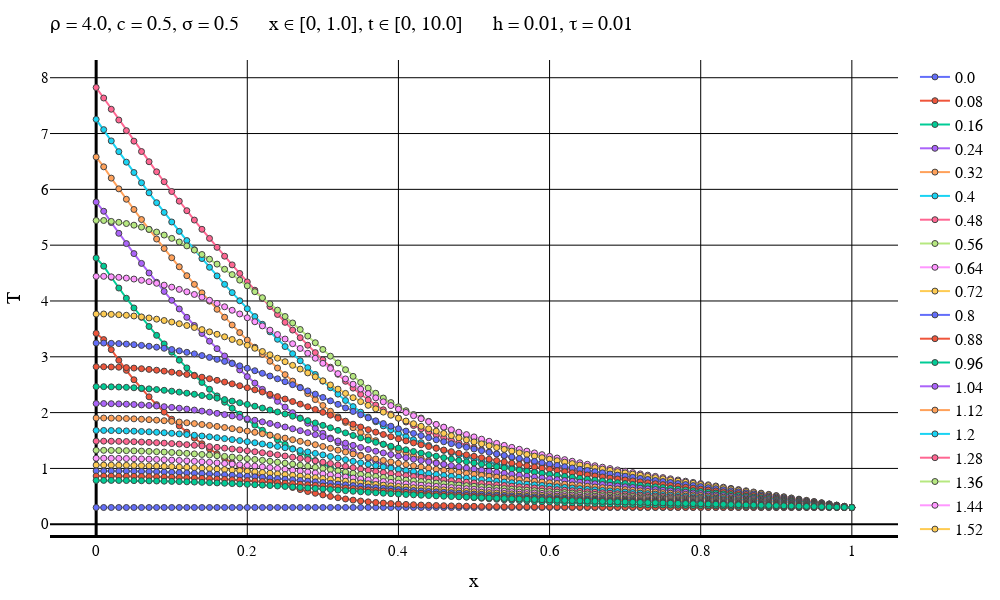

Notebook code cell kept with this figure:
### Markdown cell above
Симметричная схема

### Code cell
typeOfScheme = "Symmetric"

solutionFile = "D:\\Calc_Methods_2\\Lab2\\MixedCondsRightT\\$typeOfScheme\\solution$numOfEq.txt"
dataFile = "D:\\Calc_Methods_2\\Lab2\\MixedCondsRightT\\$typeOfScheme\\data$numOfEq.txt"
intervalFile = "D:\\Calc_Methods_2\\Lab2\\MixedCondsRightT\\$typeOfScheme\\interval$numOfEq.txt"

solutionMatrix = readdlm(solutionFile)
dataVec = readdlm(dataFile)
intervalVec = readdlm(intervalFile);

L = dataVec[3]
timeEnd = dataVec[4]
numOfXIntervals = Int(intervalVec[1])
numOfTIntervals = Int(intervalVec[2])
h = L / numOfXIntervals
τ = timeEnd / numOfTIntervals
if default == true
    plotStep = trunc(Int, timeEnd / (defaultStepParam * τ))
    numOfPlots = numOfTIntervals + 1    
else
    plotStep = firstSteps
    numOfPlots = firstPlots
end
println("Шаг графика: $plotStep")
println("Время последнего графика: $((numOfPlots - 1)*τ)")
makePlot(numOfPlots, plotStep, solutionMatrix, dataVec, intervalVec)
